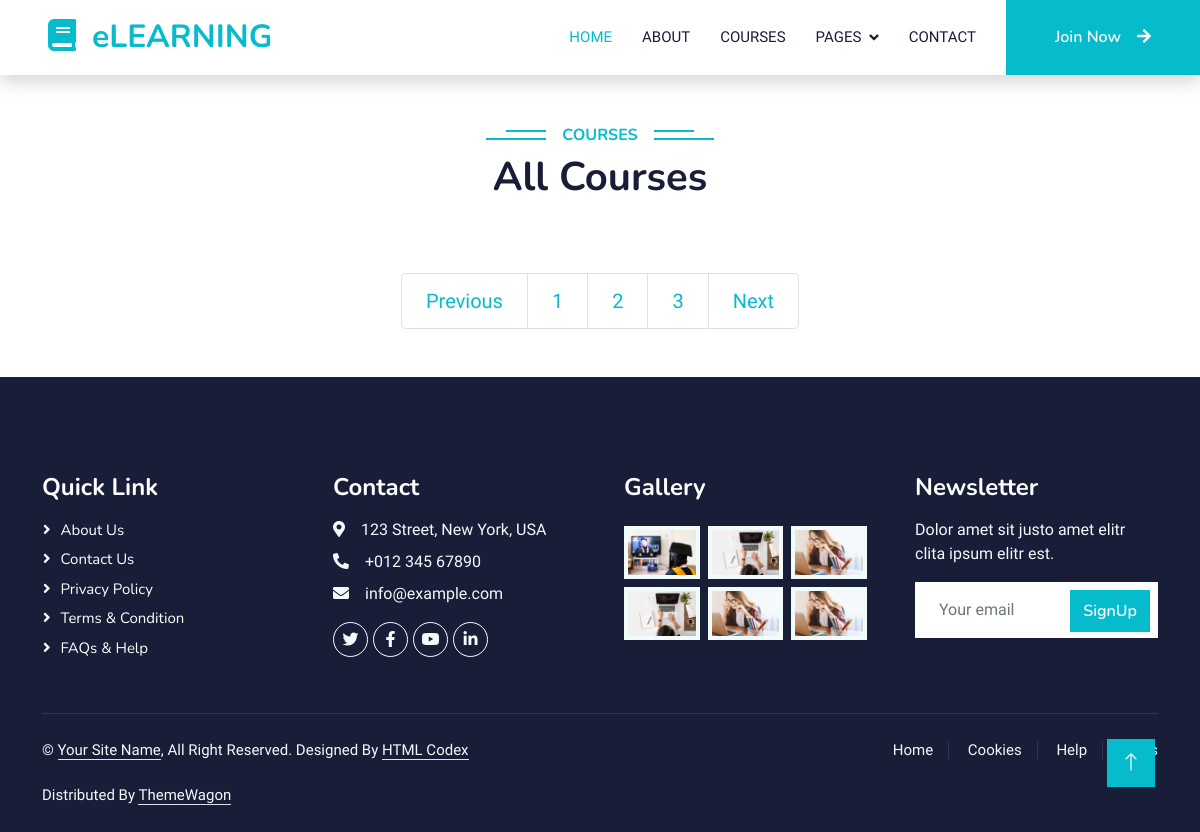
/product/, run on an earlier commit of the app's database.
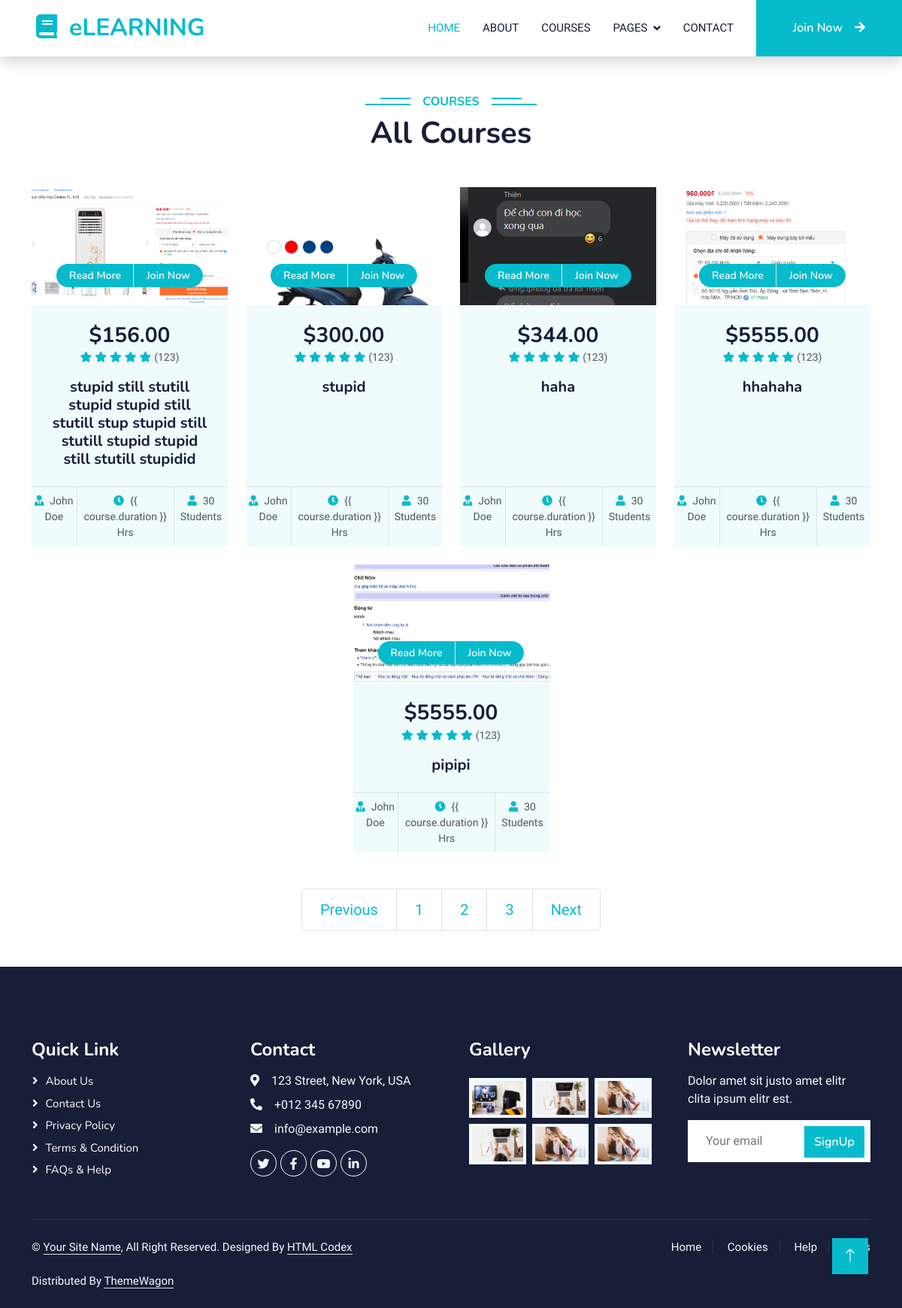
And on a later commit of the database.
### product/models.py (models this page shows, shortened)
class Course(models.Model):
    title = models.CharField(max_length=255)
    description = models.TextField()
    price = models.DecimalField(max_digits=6, decimal_places=2,
                                validators=[MinValueValidator(1)])
    category = models.ForeignKey(
        Category, on_delete=models.PROTECT, blank=True, null=True)
    COURSE_STATUS_AVAILABLE = 'A'
    COURSE_STATUS_UNAVAILABLE = 'UA'
    COURSE_STATUS_CHOICES = [
        (COURSE_STATUS_AVAILABLE, 'Available'),
        (COURSE_STATUS_UNAVAILABLE, 'Unavailable')
    ]
    course_status = models.CharField(
        max_length=2, choices=COURSE_STATUS_CHOICES, default=COURSE_STATUS_AVAILABLE)
    rated = models.PositiveSmallIntegerField(null=True,
                                             validators=[MinValueValidator(0), MaxValueValidator(5)])
    duration = models.DurationField(null=True, blank=True)
    image = ResizedImageField(size=[500, 300], upload_to="product/course/image/", null=True, blank=True, crop=['middle', 'left']
                              )
    slug = models.SlugField(max_length=200, unique=True, null=True, blank=True)

### product/views.py (the view)
# urls.py: path('', views.course, name='course')
def course(request, category_slug=None):
    if category_slug is not None:
        categories = get_object_or_404(Category, slug=category_slug)
        courses = Course.objects.all().filter(category=categories, course_status='A')
    else:
        courses = Course.objects.all().filter(course_status='A').order_by('pk')
    page = request.GET.get('page')
    page = page or 1
    paginator = Paginator(courses, 6)
    paged_courses = paginator.get_page(page)
    course_count = courses.count()
    context = {
        'courses': paged_courses,
        'course_count': course_count,
    }
    return render(request, 'product/course.html', context=context)

### templates/product/course.html
{% extends 'base.html' %} {% load static %} {% block content %}
<div class="container-xxl py-5">
  <div class="container">
    <div class="text-center wow fadeInUp" data-wow-delay="0.1s">
      <h6 class="section-title bg-white text-center text-primary px-3">
        Courses
      </h6>
      <h1 class="mb-5">All Courses</h1>
    </div>
    <div class="row row-cols-lg-4 row-cols-md-2 g-4 justify-content-center">
      {% for course in courses %}
      <div class="col-lg-3 col-md-6 wow fadeInUp" data-wow-delay="0.5s">
        <div class="d-flex flex-column course-item bg-light h-100">
          <div class="position-relative overflow-hidden">
            <img class="img-fluid" src="{{course.image.url}}" alt="" />
            <div
              class="w-100 d-flex justify-content-center position-absolute bottom-0 start-0 mb-4"
            >
              <a
                href="#"
                class="flex-shrink-0 btn btn-sm btn-primary px-3 border-end"
                style="border-radius: 30px 0 0 30px"
                >Read More</a
              >
              <a
                href="#"
                class="flex-shrink-0 btn btn-sm btn-primary px-3"
                style="border-radius: 0 30px 30px 0"
                >Join Now</a
              >
            </div>
          </div>
          <div class="text-center p-4 pb-0 flex-fill">
            <h3 class="mb-0">${{course.price}}</h3>
            <div class="mb-3">
              <small class="fa fa-star text-primary"></small>
              <small class="fa fa-star text-primary"></small>
              <small class="fa fa-star text-primary"></small>
              <small class="fa fa-star text-primary"></small>
              <small class="fa fa-star text-primary"></small>
              <small>(123)</small>
            </div>
            <h5 class="mb-4">{{ course.title }}</h5>
          </div>
          <div class="d-flex border-top">
            <small class="flex-fill text-center border-end py-2"
              ><i class="fa fa-user-tie text-primary me-2"></i>John Doe</small
            >
            <small class="flex-fill text-center border-end py-2"
              ><i class="fa fa-clock text-primary me-2"></i>{{ course.duration
              }} Hrs</small
            >
            <small class="flex-fill text-center py-2"
              ><i class="fa fa-user text-primary me-2"></i>30 Students</small
            >
          </div>
        </div>
      </div>
      {% endfor %}
    </div>
  </div>
</div>
<nav aria-label="Page navigation example">
  <ul class="pagination justify-content-center pagination-lg">
    <li class="page-item"><a class="page-link" href="#">Previous</a></li>
    <li class="page-item"><a class="page-link" href="#">1</a></li>
    <li class="page-item"><a class="page-link" href="#">2</a></li>
    <li class="page-item"><a class="page-link" href="#">3</a></li>
    <li class="page-item"><a class="page-link" href="#">Next</a></li>
  </ul>
</nav>
{% endblock content %}

### templates/base.html (shortened to what this page needs)
{% load static %}
<!DOCTYPE html>
<html lang="en">
  <head>
    <link
      href="https://cdnjs.cloudflare.com/ajax/libs/font-awesome/5.10.0/css/all.min.css"
      rel="stylesheet"
    />
    <link
      href="https://cdn.jsdelivr.net/npm/bootstrap-icons@1.4.1/font/bootstrap-icons.css"
      rel="stylesheet"
    />
    <link
      href="{% static 'lib/owlcarousel/assets/owl.carousel.min.css' %}"
      rel="stylesheet"
    />
    <link
      href="{% static 'lib/owlcarousel/assets/owl.carousel.min.css' %}"
      rel="stylesheet"
    />
    <link href="{% static 'css/bootstrap.min.css' %}" rel="stylesheet" />
    <link href="{% static 'css/style.css' %}" rel="stylesheet" />
  </head>
  <body>
    {% include 'includes/navbar.html' %} {% block content %}{% endblock content %}
    {% include 'includes/footer.html' %}
    <a href="#" class="btn btn-lg btn-primary btn-lg-square back-to-top"
      ><i class="bi bi-arrow-up"></i
    ></a>
  </body>
</html>

### templates/includes/navbar.html (shortened to what this page needs)
{% load static %}
<nav
  class="navbar navbar-expand-lg bg-white navbar-light shadow sticky-top p-0"
>
  <a
    href="index.html"
    class="navbar-brand d-flex align-items-center px-4 px-lg-5"
  >
    <h2 class="m-0 text-primary"><i class="fa fa-book me-3"></i>eLEARNING</h2>
  </a>
  <div class="collapse navbar-collapse" id="navbarCollapse">
    <div class="navbar-nav ms-auto p-4 p-lg-0">
      <a href="index.html" class="nav-item nav-link active">Home</a>
      <a href="about.html" class="nav-item nav-link">About</a>
      <a href="courses.html" class="nav-item nav-link">Courses</a>
      <div class="nav-item dropdown">
        <a href="#" class="nav-link dropdown-toggle" data-bs-toggle="dropdown"
          >Pages</a
        >
      </div>
      <a href="contact.html" class="nav-item nav-link">Contact</a>
    </div>
    <a href="" class="btn btn-primary py-4 px-lg-5 d-none d-lg-block"
      >Join Now<i class="fa fa-arrow-right ms-3"></i
    ></a>
  </div>
</nav>

### templates/includes/footer.html
{% load static %}
<div
  class="container-fluid bg-dark text-light footer pt-5 mt-5 wow fadeIn"
  data-wow-delay="0.1s"
>
  <div class="container py-5">
    <div class="row g-5">
      <div class="col-lg-3 col-md-6">
        <h4 class="text-white mb-3">Quick Link</h4>
        <a class="btn btn-link" href="">About Us</a>
        <a class="btn btn-link" href="">Contact Us</a>
        <a class="btn btn-link" href="">Privacy Policy</a>
        <a class="btn btn-link" href="">Terms & Condition</a>
        <a class="btn btn-link" href="">FAQs & Help</a>
      </div>
      <div class="col-lg-3 col-md-6">
        <h4 class="text-white mb-3">Contact</h4>
        <p class="mb-2">
          <i class="fa fa-map-marker-alt me-3"></i>123 Street, New York, USA
        </p>
        <p class="mb-2"><i class="fa fa-phone-alt me-3"></i>+012 345 67890</p>
        <p class="mb-2"><i class="fa fa-envelope me-3"></i>info@example.com</p>
        <div class="d-flex pt-2">
          <a class="btn btn-outline-light btn-social" href=""
            ><i class="fab fa-twitter"></i
          ></a>
          <a class="btn btn-outline-light btn-social" href=""
            ><i class="fab fa-facebook-f"></i
          ></a>
          <a class="btn btn-outline-light btn-social" href=""
            ><i class="fab fa-youtube"></i
          ></a>
          <a class="btn btn-outline-light btn-social" href=""
            ><i class="fab fa-linkedin-in"></i
          ></a>
        </div>
      </div>
      <div class="col-lg-3 col-md-6">
        <h4 class="text-white mb-3">Gallery</h4>
        <div class="row g-2 pt-2">
          <div class="col-4">
            <img
              class="img-fluid bg-light p-1"
              src="{% static 'img/course-1.jpg' %}"
              alt=""
            />
          </div>
          <div class="col-4">
            <img
              class="img-fluid bg-light p-1"
              src="{% static 'img/course-2.jpg' %}"
              alt=""
            />
          </div>
          <div class="col-4">
            <img
              class="img-fluid bg-light p-1"
              src="{% static 'img/course-3.jpg' %}"
              alt=""
            />
          </div>
          <div class="col-4">
            <img
              class="img-fluid bg-light p-1"
              src="{% static 'img/course-2.jpg' %}"
              alt=""
            />
          </div>
          <div class="col-4">
            <img
              class="img-fluid bg-light p-1"
              src="{% static 'img/course-3.jpg' %}"
              alt=""
            />
          </div>
          <div class="col-4">
            <img
              class="img-fluid bg-light p-1"
              src="{% static 'img/course-3.jpg' %}"
              alt=""
            />
          </div>
        </div>
      </div>
      <div class="col-lg-3 col-md-6">
        <h4 class="text-white mb-3">Newsletter</h4>
        <p>Dolor amet sit justo amet elitr clita ipsum elitr est.</p>
        <div class="position-relative mx-auto" style="max-width: 400px">
          <input
            class="form-control border-0 w-100 py-3 ps-4 pe-5"
            type="text"
            placeholder="Your email"
          />
          <button
            type="button"
            class="btn btn-primary py-2 position-absolute top-0 end-0 mt-2 me-2"
          >
            SignUp
          </button>
        </div>
      </div>
    </div>
  </div>
  <div class="container">
    <div class="copyright">
      <div class="row">
        <div class="col-md-6 text-center text-md-start mb-3 mb-md-0">
          &copy; <a class="border-bottom" href="#">Your Site Name</a>, All Right
          Reserved.
          Designed By
          <a class="border-bottom" href="https://htmlcodex.com">HTML Codex</a
          ><br /><br />
          Distributed By
          <a class="border-bottom" href="https://themewagon.com">ThemeWagon</a>
        </div>
        <div class="col-md-6 text-center text-md-end">
          <div class="footer-menu">
            <a href="">Home</a>
            <a href="">Cookies</a>
            <a href="">Help</a>
            <a href="">FQAs</a>
          </div>
        </div>
      </div>
    </div>
  </div>
</div>

### static/css/style.css (style rules this page uses)
:root { --primary: #06BBCC; --light: #F0FBFC; --dark: #181d38; }
.back-to-top { position: fixed; display: none; right: 45px; bottom: 45px; z-index: 99; }
.btn { font-family: 'Nunito', sans-serif; font-weight: 600; transition: .5s; }
.btn.btn-primary, .btn.btn-secondary { color: #FFFFFF; }
.btn-lg-square { width: 48px; height: 48px; }
.btn-square, .btn-sm-square, .btn-lg-square { padding: 0; display: flex; align-items: center; justify-content: center; font-weight: normal; border-radius: 0px; }
.navbar .dropdown-toggle::after { border: none; content: "\f107"; font-family: "Font Awesome 5 Free"; font-weight: 900; vertical-align: middle; margin-left: 8px; }
.navbar-light .navbar-nav .nav-link { margin-right: 30px; padding: 25px 0; color: #FFFFFF; font-size: 15px; text-transform: uppercase; outline: none; }
.navbar-light .navbar-nav .nav-link:hover, .navbar-light .navbar-nav .nav-link.active { color: var(--primary); }
.navbar-light .navbar-brand, .navbar-light a.btn { height: 75px; }
.navbar-light .navbar-nav .nav-link { color: var(--dark); font-weight: 500; }
.navbar-light.sticky-top { top: -100px; transition: .5s; }
.section-title { position: relative; display: inline-block; text-transform: uppercase; }
.section-title::before { position: absolute; content: ""; width: calc(100% + 80px); height: 2px; top: 4px; left: -40px; background: var(--primary); z-index: -1; }
.section-title::after { position: absolute; content: ""; width: calc(100% + 120px); height: 2px; bottom: 5px; left: -60px; background: var(--primary); z-index: -1; }
.category img, .course-item img { transition: .5s; }
.footer .btn.btn-social { margin-right: 5px; width: 35px; height: 35px; display: flex; align-items: center; justify-content: center; color: var(--light); font-weight: normal; border: 1px solid #FFFFFF; border-radius: 35px; transition: .3s; }
.footer .btn.btn-link { display: block; margin-bottom: 5px; padding: 0; text-align: left; color: #FFFFFF; font-size: 15px; font-weight: normal; text-transform: capitalize; transition: .3s; }
.footer .btn.btn-link::before { position: relative; content: "\f105"; font-family: "Font Awesome 5 Free"; font-weight: 900; margin-right: 10px; }
.footer .copyright { padding: 25px 0; font-size: 15px; border-top: 1px solid rgba(256, 256, 256, .1); }
.footer .copyright a { color: var(--light); }
.footer .footer-menu a { margin-right: 15px; padding-right: 15px; border-right: 1px solid rgba(255, 255, 255, .1); }
.footer .footer-menu a:last-child { margin-right: 0; padding-right: 0; border-right: none; }

What changed in the data, as far as the page shows it:
added Course: image (picture), price "156.00", title "stupid still stutill stupid stupid still stutill stup stupid still stutill stupid stupid still stutill stupidid"
added Course: image (picture), price "300.00", title "stupid"
added Course: image (picture), price "344.00", title "haha"
added Course: image (picture), price "5555.00", title "hhahaha"
added Course: image (picture), price "5555.00", title "pipipi"
